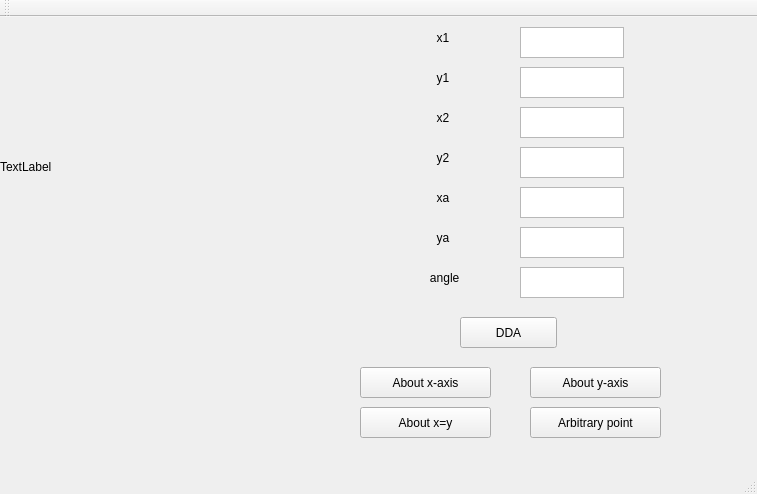
<?xml version="1.0" encoding="UTF-8"?>
<ui version="4.0">
 <class>MainWindow</class>
 <widget class="QMainWindow" name="MainWindow">
  <property name="geometry">
   <rect>
    <x>0</x>
    <y>0</y>
    <width>757</width>
    <height>494</height>
   </rect>
  </property>
  <property name="windowTitle">
   <string>MainWindow</string>
  </property>
  <widget class="QWidget" name="centralWidget">
   <widget class="QLabel" name="label">
    <property name="geometry">
     <rect>
      <x>0</x>
      <y>0</y>
      <width>300</width>
      <height>300</height>
     </rect>
    </property>
    <property name="text">
     <string>TextLabel</string>
    </property>
   </widget>
   <widget class="QLabel" name="label_2">
    <property name="geometry">
     <rect>
      <x>420</x>
      <y>10</y>
      <width>65</width>
      <height>21</height>
     </rect>
    </property>
    <property name="text">
     <string>     x1</string>
    </property>
   </widget>
   <widget class="QLabel" name="label_3">
    <property name="geometry">
     <rect>
      <x>420</x>
      <y>50</y>
      <width>65</width>
      <height>21</height>
     </rect>
    </property>
    <property name="text">
     <string>     y1</string>
    </property>
   </widget>
   <widget class="QLabel" name="label_4">
    <property name="geometry">
     <rect>
      <x>420</x>
      <y>90</y>
      <width>65</width>
      <height>21</height>
     </rect>
    </property>
    <property name="text">
     <string>     x2</string>
    </property>
   </widget>
   <widget class="QLabel" name="label_5">
    <property name="geometry">
     <rect>
      <x>420</x>
      <y>130</y>
      <width>65</width>
      <height>21</height>
     </rect>
    </property>
    <property name="text">
     <string>     y2</string>
    </property>
   </widget>
   <widget class="QLabel" name="label_6">
    <property name="geometry">
     <rect>
      <x>420</x>
      <y>170</y>
      <width>65</width>
      <height>21</height>
     </rect>
    </property>
    <property name="text">
     <string>     xa</string>
    </property>
   </widget>
   <widget class="QLabel" name="label_7">
    <property name="geometry">
     <rect>
      <x>420</x>
      <y>210</y>
      <width>65</width>
      <height>21</height>
     </rect>
    </property>
    <property name="text">
     <string>     ya</string>
    </property>
   </widget>
   <widget class="QLabel" name="label_8">
    <property name="geometry">
     <rect>
      <x>420</x>
      <y>250</y>
      <width>65</width>
      <height>21</height>
     </rect>
    </property>
    <property name="text">
     <string>   angle</string>
    </property>
   </widget>
   <widget class="QTextEdit" name="textEdit">
    <property name="geometry">
     <rect>
      <x>520</x>
      <y>10</y>
      <width>104</width>
      <height>31</height>
     </rect>
    </property>
   </widget>
   <widget class="QTextEdit" name="textEdit_2">
    <property name="geometry">
     <rect>
      <x>520</x>
      <y>50</y>
      <width>104</width>
      <height>31</height>
     </rect>
    </property>
   </widget>
   <widget class="QTextEdit" name="textEdit_3">
    <property name="geometry">
     <rect>
      <x>520</x>
      <y>90</y>
      <width>104</width>
      <height>31</height>
     </rect>
    </property>
   </widget>
   <widget class="QTextEdit" name="textEdit_4">
    <property name="geometry">
     <rect>
      <x>520</x>
      <y>130</y>
      <width>104</width>
      <height>31</height>
     </rect>
    </property>
   </widget>
   <widget class="QTextEdit" name="textEdit_5">
    <property name="geometry">
     <rect>
      <x>520</x>
      <y>170</y>
      <width>104</width>
      <height>31</height>
     </rect>
    </property>
   </widget>
   <widget class="QTextEdit" name="textEdit_6">
    <property name="geometry">
     <rect>
      <x>520</x>
      <y>210</y>
      <width>104</width>
      <height>31</height>
     </rect>
    </property>
   </widget>
   <widget class="QTextEdit" name="textEdit_7">
    <property name="geometry">
     <rect>
      <x>520</x>
      <y>250</y>
      <width>104</width>
      <height>31</height>
     </rect>
    </property>
   </widget>
   <widget class="QPushButton" name="pushButton">
    <property name="geometry">
     <rect>
      <x>460</x>
      <y>300</y>
      <width>97</width>
      <height>31</height>
     </rect>
    </property>
    <property name="text">
     <string>DDA</string>
    </property>
   </widget>
   <widget class="QPushButton" name="pushButton_2">
    <property name="geometry">
     <rect>
      <x>360</x>
      <y>350</y>
      <width>131</width>
      <height>31</height>
     </rect>
    </property>
    <property name="text">
     <string>About x-axis</string>
    </property>
   </widget>
   <widget class="QPushButton" name="pushButton_3">
    <property name="geometry">
     <rect>
      <x>530</x>
      <y>350</y>
      <width>131</width>
      <height>31</height>
     </rect>
    </property>
    <property name="text">
     <string>About y-axis</string>
    </property>
   </widget>
   <widget class="QPushButton" name="pushButton_4">
    <property name="geometry">
     <rect>
      <x>360</x>
      <y>390</y>
      <width>131</width>
      <height>31</height>
     </rect>
    </property>
    <property name="text">
     <string>About x=y</string>
    </property>
   </widget>
   <widget class="QPushButton" name="pushButton_5">
    <property name="geometry">
     <rect>
      <x>530</x>
      <y>390</y>
      <width>131</width>
      <height>31</height>
     </rect>
    </property>
    <property name="text">
     <string>Arbitrary point</string>
    </property>
   </widget>
   <zorder>pushButton_3</zorder>
   <zorder>label</zorder>
   <zorder>label_2</zorder>
   <zorder>label_3</zorder>
   <zorder>label_4</zorder>
   <zorder>label_5</zorder>
   <zorder>label_6</zorder>
   <zorder>label_7</zorder>
   <zorder>label_8</zorder>
   <zorder>textEdit</zorder>
   <zorder>textEdit_2</zorder>
   <zorder>textEdit_3</zorder>
   <zorder>textEdit_4</zorder>
   <zorder>textEdit_5</zorder>
   <zorder>textEdit_6</zorder>
   <zorder>textEdit_7</zorder>
   <zorder>pushButton</zorder>
   <zorder>pushButton_2</zorder>
   <zorder>pushButton_4</zorder>
   <zorder>pushButton_5</zorder>
  </widget>
  <widget class="QMenuBar" name="menuBar">
   <property name="geometry">
    <rect>
     <x>0</x>
     <y>0</y>
     <width>757</width>
     <height>27</height>
    </rect>
   </property>
  </widget>
  <widget class="QToolBar" name="mainToolBar">
   <attribute name="toolBarArea">
    <enum>TopToolBarArea</enum>
   </attribute>
   <attribute name="toolBarBreak">
    <bool>false</bool>
   </attribute>
  </widget>
  <widget class="QStatusBar" name="statusBar"/>
 </widget>
 <layoutdefault spacing="6" margin="11"/>
 <resources/>
 <connections/>
</ui>
